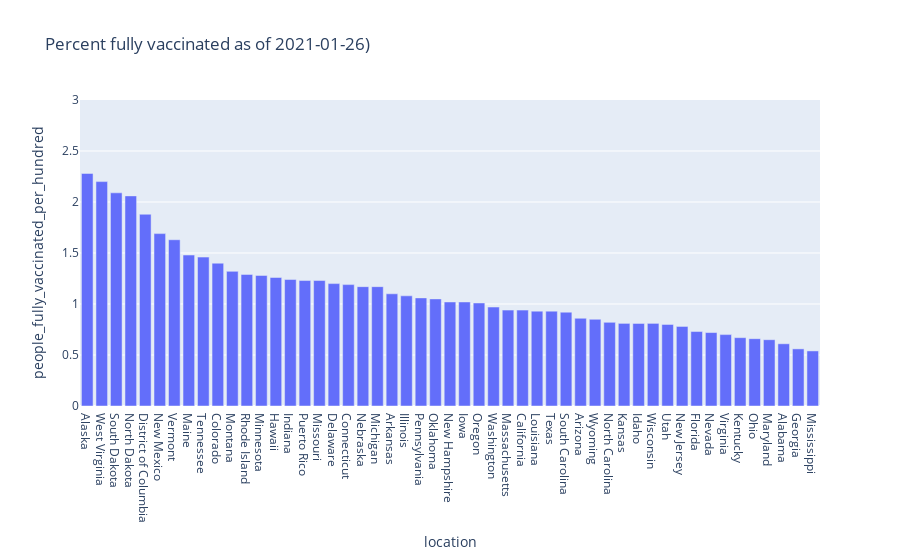

Write notebook code for a chart like this one.
### Code cell
fig = px.bar(vaccine_data,x='location',y='people_fully_vaccinated_per_hundred',title='Percent fully vaccinated as of '+todays_date+')')
fig.update_yaxes(range=[0, 3])
fig.show()

### Figure 1 — Plotly figure (JSON) as saved in the notebook; plotly's stock layout.template omitted (floating-point values rounded to 4 significant figures)
{"data": [{"alignmentgroup": "True", "hovertemplate": "location=%{x}<br>people_fully_vaccinated_per_hundred=%{y}<extra></extra>", "legendgroup": "", "marker": {"color": "#636efa"}, "name": "", "offsetgroup": "", "orientation": "v", "showlegend": false, "textposition": "auto", "type": "bar", "x": ["Alaska", "West Virginia", "South Dakota", "North Dakota", "District of Columbia", "New Mexico", "Vermont", "Maine", "Tennessee", "Colorado", "Montana", "Rhode Island", "Minnesota", "Hawaii", "Indiana", "Puerto Rico", "Missouri", "Delaware", "Connecticut", "Nebraska", "Michigan", "Arkansas", "Illinois", "Pennsylvania", "Oklahoma", "New Hampshire", "Iowa", "Oregon", "Washington", "Massachusetts", "California", "Louisiana", "Texas", "South Carolina", "Arizona", "Wyoming", "North Carolina", "Kansas", "Idaho", "Wisconsin", "Utah", "New Jersey", "Florida", "Nevada", "Virginia", "Kentucky", "Ohio", "Maryland", "Alabama", "Georgia", "Mississippi"], "xaxis": "x", "y": [2.28, 2.2, 2.09, 2.06, 1.88, 1.69, 1.63, 1.48, 1.46, 1.4, 1.32, 1.29, 1.28, 1.26, 1.24, 1.23, 1.23, 1.2, 1.19, 1.17, 1.17, 1.1, 1.08, 1.06, 1.05, 1.02, 1.02, 1.01, 0.97, 0.94, 0.94, 0.93, 0.93, 0.92, 0.86, 0.85, 0.82, 0.81, 0.81, 0.81, 0.8, 0.78, 0.73, 0.72, 0.7, 0.67, 0.66, 0.65, 0.61, 0.56, 0.54], "yaxis": "y"}], "layout": {"barmode": "relative", "legend": {"tracegroupgap": 0}, "title": {"text": "Percent fully vaccinated as of 2021-01-26)"}, "xaxis": {"anchor": "y", "domain": [0.0, 1.0], "title": {"text": "location"}}, "yaxis": {"anchor": "x", "domain": [0.0, 1.0], "range": [0, 3], "title": {"text": "people_fully_vaccinated_per_hundred"}}}}
